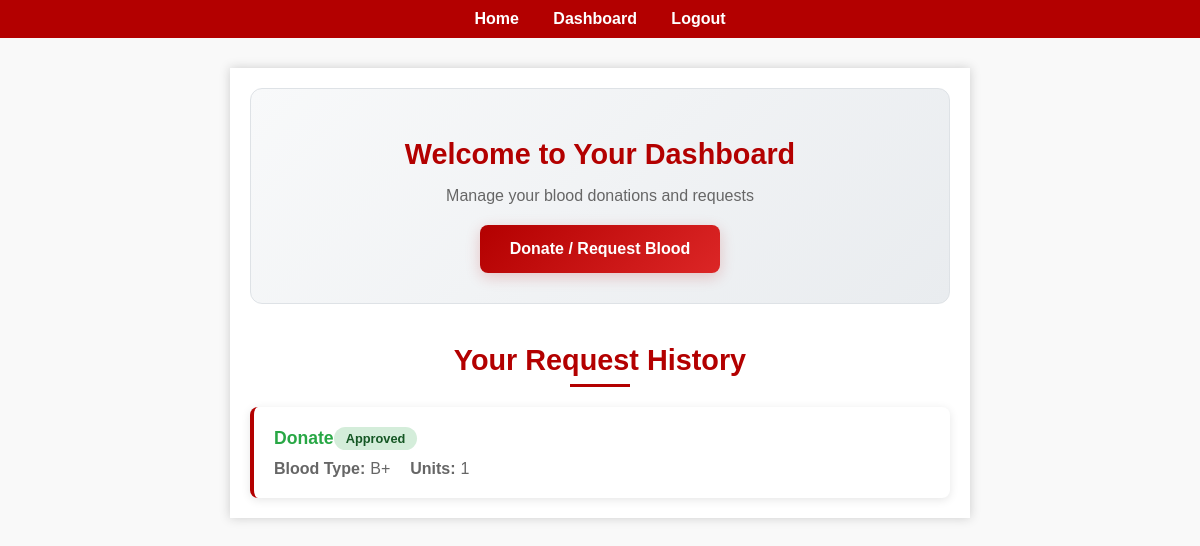
The app's page /dashboard (signed in) with its own data.
### tables this page shows
CREATE TABLE requests (
            id INTEGER PRIMARY KEY AUTOINCREMENT,
            user_id INTEGER,
            blood_type TEXT,
            units INTEGER,
            type TEXT,
            status TEXT DEFAULT 'Pending',
            date TEXT,
            FOREIGN KEY(user_id) REFERENCES users(id)
        );

### app.py (the view)
@app.route('/dashboard')
def dashboard():
    if 'user_id' not in session:
        return redirect(url_for('login'))
    conn = sqlite3.connect('blood_bank.db')
    c = conn.cursor()
    c.execute("SELECT id, blood_type, units, type, status FROM requests WHERE user_id = ? ORDER BY id DESC",
              (session['user_id'],))
    user_requests = c.fetchall()
    conn.close()
    return render_template('dashboard.html', user_requests=user_requests)

### templates/dashboard.html
{% extends "base.html" %}
{% block content %}
<div class="dashboard-welcome">
    <h1 class="welcome-title">Welcome to Your Dashboard</h1>
    <p class="welcome-text">Manage your blood donations and requests</p>
    <a href="{{ url_for('donate_request') }}" class="action-button">Donate / Request Blood</a>
</div>
{% if user_requests %}
<div class="history-section">
    <h2 class="section-title">Your Request History</h2>
    <div class="history-grid">
        {% for req in user_requests %}
        <div class="history-card">
            <div class="history-header">
                <span class="history-type {{ req[3]|lower }}">{{ req[3] }}</span>
                <span class="history-status {{ req[4]|lower }}">{{ req[4] }}</span>
            </div>
            <div class="history-details">
                <div class="history-detail">
                    <strong>Blood Type:</strong> {{ req[1] }}
                </div>
                <div class="history-detail">
                    <strong>Units:</strong> {{ req[2] }}
                </div>
            </div>
        </div>
        {% endfor %}
    </div>
</div>
{% else %}
<div class="history-section">
    <h2 class="section-title">No History Yet</h2>
    <p style="text-align: center; color: #666;">You haven't made any donations or requests yet. Click the button above to get started!</p>
</div>
{% endif %}
{% endblock %}

### static/style.css (style rules this page uses)
body { font-family: Arial, sans-serif; background: #f9f9f9; margin: 0; padding: 0; }
h2 { text-align: center; color: #b30000; }
.section-title { color: #b30000; font-size: 1.8em; text-align: center; margin-bottom: 30px; position: relative; }
.section-title::after { content: ''; width: 60px; height: 3px; background: #b30000; position: absolute; bottom: -10px; left: 50%; transform: translateX(-50%); }
.dashboard-welcome { background: linear-gradient(135deg, #f8f9fa, #e9ecef); padding: 30px; border-radius: 12px; text-align: center; margin-bottom: 30px; border: 1px solid #dee2e6; }
.welcome-title { color: #b30000; font-size: 1.8em; margin-bottom: 10px; }
.welcome-text { color: #666; margin-bottom: 20px; }
.action-button { display: inline-block; background: linear-gradient(135deg, #b30000, #dc2626); color: white; padding: 15px 30px; text-decoration: none; border-radius: 8px; font-weight: bold; transition: all 0.3s ease; box-shadow: 0 4px 15px rgba(179,0,0,0.2); }
.history-section { margin-top: 40px; }
.history-grid { display: grid; gap: 15px; }
.history-card { background: white; border-radius: 8px; padding: 20px; border-left: 4px solid #b30000; box-shadow: 0 2px 10px rgba(0,0,0,0.1); transition: all 0.3s ease; }
.history-header { display: flex; justify-content: between; align-items: center; margin-bottom: 10px; flex-wrap: wrap; }
.history-type { font-weight: bold; font-size: 1.1em; }
.history-type.donate { color: #28a745; }
.history-status { padding: 4px 12px; border-radius: 20px; font-size: 0.8em; font-weight: bold; }
.history-status.approved { background: #d4edda; color: #155724; }
.history-details { color: #666; display: flex; gap: 20px; flex-wrap: wrap; }
.history-detail { display: flex; align-items: center; gap: 5px; }

### records on screen
requests: type "Donate", status "Approved", blood_type "B+", units "1"
